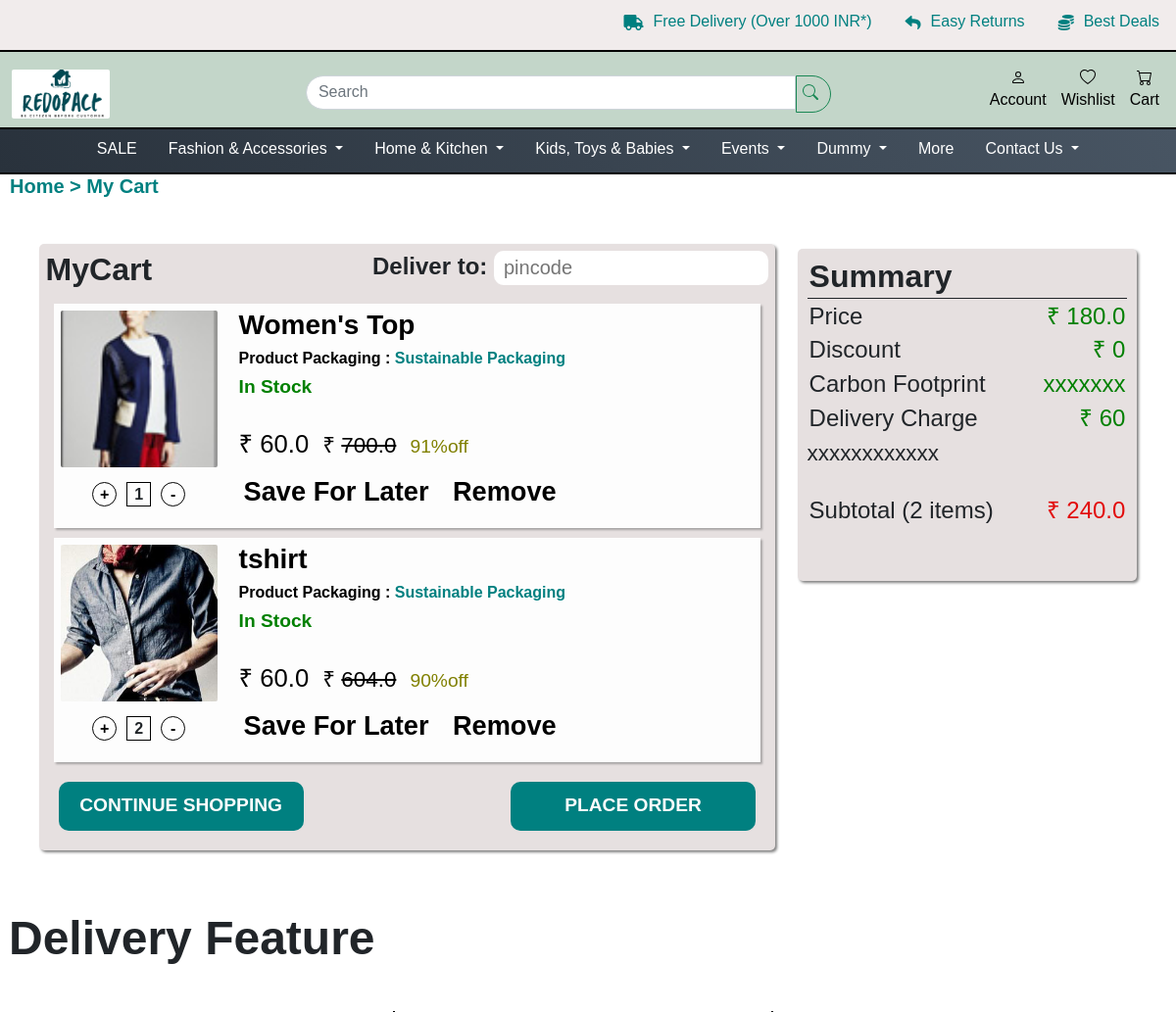
The app's page /cart/ (signed in, upper part), older data.
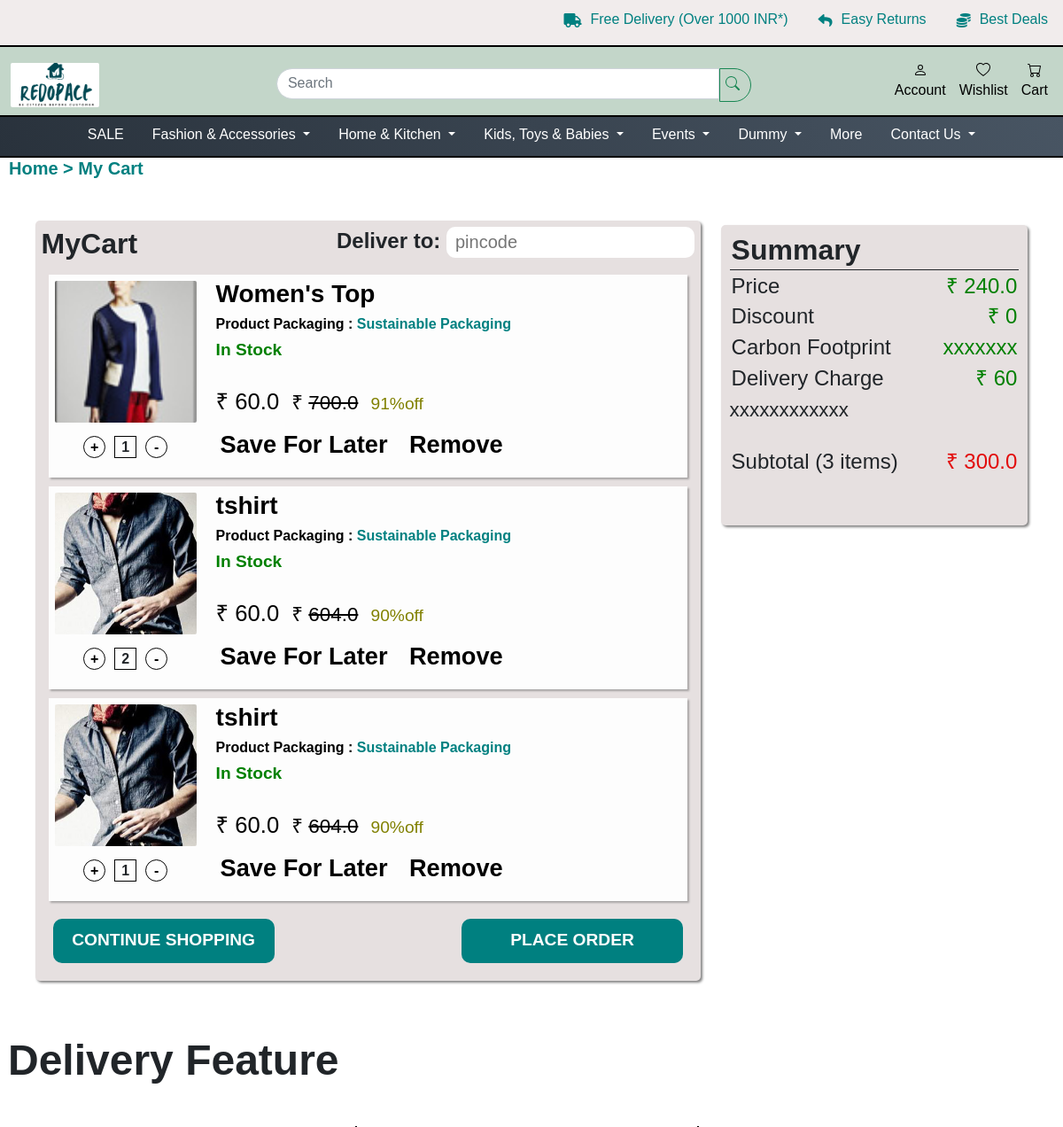
The same page, newer data.
### shop/models.py (models this page shows, shortened)
class Product(models.Model):
    vendor = models.ForeignKey(VendorAccount, on_delete=models.DO_NOTHING)
    name = models.CharField(max_length=50)
    subcategory2 = models.ForeignKey(SubCategory2, on_delete=models.CASCADE, null=True, blank=True)
    size = models.CharField(max_length=50, null=True, blank=True)
    color = models.CharField(max_length=50, null=True, blank=True)
    product_for = models.CharField(max_length=7, choices=PRODUCTFOR_CHOICES, default='general')
    brand = models.CharField(max_length=50, null=True)
    tags = models.CharField(max_length=500, null=True, blank=True, default="blanktag")
    material = models.CharField(max_length=500, null=True, blank=True, default="blanktag")
    slug = models.SlugField(max_length=60, unique=True)
    in_stock = models.BooleanField(default=False)
    discount = models.IntegerField(null=True, blank=True)
    stock = models.IntegerField(null=True, blank=True)
    mrp = models.FloatField(default=60.00, null=True, blank=True)
    special_price = models.FloatField(null=True,blank=True)
    our_price = models.FloatField(null=True,blank=True)
    description = RichTextField(null=True, blank=True, )
    short_description = RichTextField(null=True, blank=True, )
    weight = models.FloatField(default=5.00, null=True)
    length= models.FloatField(default=50.00, null=True)
    width = models.FloatField(default=50.00, null=True)
    height = models.FloatField(default=50.00, null=True)
    pub_date = models.DateField(null=True, blank=True, )
    is_recycle = models.BooleanField(default=False)
    is_upcycle = models.BooleanField(default=False)
    is_ecofriendly = models.BooleanField(default=False)
    image = models.ImageField(upload_to=get_uplaod_file_name, default="")
    image2 = models.ImageField(upload_to=get_uplaod_file_name, null=True, blank=True, )
    image3 = models.ImageField(upload_to=get_uplaod_file_name, null=True, blank=True, )

### shop/cart.py (the view)
# urls.py: path('cart/', cart.mycart, name='mycart'),
def mycart(request):
    try:
        cart = Cart.objects.get(user=request.user)
        data=cart.cartdata
        counter=0
        total=0
        final_total=0
        for i in data:
            product=Product.objects.get(id=i["product_id"])
            data[counter]["mrp"]=product.mrp
            data[counter]["special_price"] = product.special_price
            data[counter]["our_price"] = product.our_price
            data[counter]["name"] = product.name
            data[counter]["image"] = product.image
            data[counter]["slug"] = product.slug
            data[counter]["discount"] = math.floor(100-(product.special_price/product.mrp)*100)
            if product.our_price:
                total = total + product.our_price*int(data[counter]["qty"])
            elif product.special_price:
                total = total + product.special_price*int(data[counter]["qty"])
            else:
                total = total + product.mrp*int(data[counter]["qty"])
            counter+=1
        final_total=total+60 #60 for delivery
        return render(request, 'shop/mycart.html', {'cart': data,'total':total,'final_total':final_total})
    except:
        return render(request, 'shop/mycart.html')

### shop/templates/shop/mycart.html (shortened to what the changed rows need)
{% extends 'general/base.html' %}
{%load static%}
{% block head%}
    <link rel="stylesheet" href="{%static 'shop/css/styles_navbar_Responsive.css'%}">
    <link rel="stylesheet" href="https://unpkg.com/flickity@2/dist/flickity.min.css">
    <link rel="stylesheet" href="{%static 'shop/css/mycart.css'%}">
{% endblock %}
{% block body%}
    <div class="contain">
        <div class="top">
            <div class="top-left">
                <div class="title">
                    <h2 class="my-cart">MyCart</h2>
                </div>
                {%if cart%}
                    {% for i in cart %}
                        <div class="added-products">
                            <div class="product-added">
                                <div class="img-container">
                                    <div class="image">
                                        <a href="../{{i.slug}}!"><img src="../media/{{i.image}}"></a>
                                    </div>
                                    <div class="number-of-items">
                                        <div class="plus">
                                           <a href="../increaseqty?id={{i.product_id}}">+</a>
                                        </div>
                                        <div class="number">
                                            {{i.qty}}
                                        </div>
                                        <div class="minus">
                                            <a href="../decreaseqty?id={{i.product_id}}">-</a>
                                        </div>
                                    </div>
                                </div>
                                <a href="../{{i.slug}}!">
                                <div class="product-description">
                                    <h3 class="product-name">{{i.name}}</h3>
                                    <h5 class="packaging-details">Product Packaging : <span class="packaging-type" style="color:teal">Sustainable
                                            Packaging</span></h5>
                                    <h4 class="stock-availability" style="color: green;">In Stock</h4>
                                    <br>
                                    <h4 class="offered-price"> &#8377 {{i.special_price}} <span class="original-price" style="font-size: 1.4rem;"> &#8377
                                        <strike>{{i.mrp}}</strike></span> <span class="offer" style="color: olive; font-size: 1.2rem; margin: 0px;">{{i.discount}}%off</span>
                                    </h4>
                                    <div class="buttons">
                                        <a href="../"><button class="save-btn" type="button">Save For Later</button></a>
                                        <button class="remove-btn" type="button">Remove</button>
                                    </div>
                                </div>
                                </a>
                            </div>
                        </div>
                    {% endfor %}
                {%else%}
                    Your cart is empty
                {%endif%}
            </div>
            <div class="top-right">
                <h3 class="summary">Summary</h3>
                <h3 class="total-price"><span>Price </span><span style="color:green;"> &#8377 {{total}}</span></h3>
                <h3 class="discount"><span>Discount </span><span style="color:green;"> &#8377 0</span></h3>
                <h3 class="carbon-footprint"><span>Carbon Footprint </span><span style="color:green;"> xxxxxxx</span></h3>
                <h3 class="delivery-charge"><span>Delivery Charge </span><span style="color:green;"> &#8377 60</span></h3>
                <span class="x" style="font-size: 1.4rem; margin: 2px 10px;">xxxxxxxxxxxx</span>
                <br>
                <br>
                <h3 class="Subtotal">Subtotal ({{cart|length}} items)<span
                        class="total-amount" style="color:rgb(226, 13, 13);">&#8377 {{final_total}}</span></h3>
                <br>
                <br>
            </div>
        </div>
    <div class="bottom">
        <div class="bottom-title">
            <h1>Delivery Feature</h1>
        </div>
    </div>
</div>
{% endblock %}

Row changes from the older to the newer data that the page shows:
changed Product "tshirt": image: picture added
Text that changed along with them:
{{ total }}: "180.0" → "240.0"
{{ cart|length }}: "2" → "3"
{{ final_total }}: "240.0" → "300.0"
new list line: "+ 1 - Product Packaging : Sustainable Packaging In Stock ₹ ₹ 90 %off Save For Later Remove"
new list line: "tshirt 60.0 604.0"
